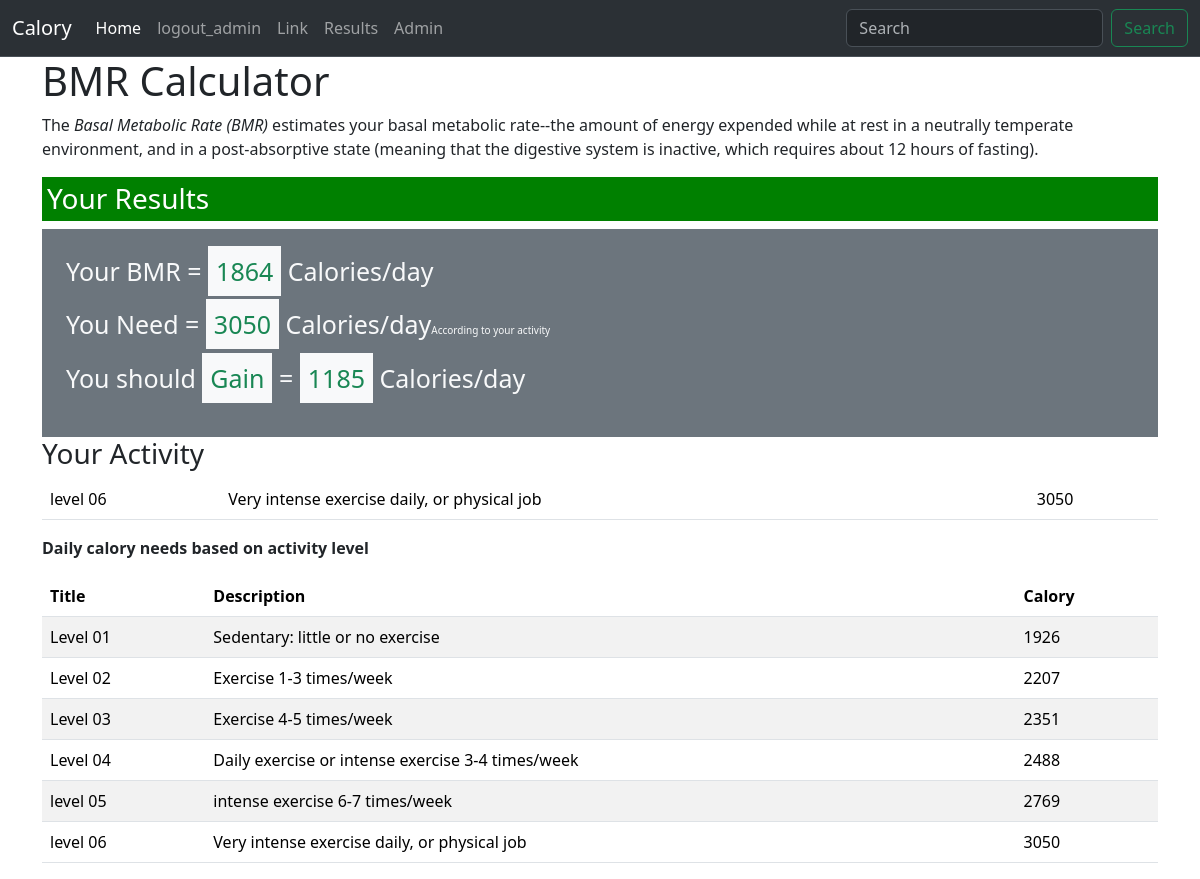
The page /results/ (signed in) on the database its author committed.
### calory_counter_app/models.py (models this page shows, shortened)
class UserActivity(models.Model):
    exercise = models.ForeignKey(Exercise, on_delete=models.CASCADE)
    user = models.OneToOneField(UserDetails, on_delete=models.CASCADE)

class Exercise(models.Model):
    title = models.CharField(max_length=30)
    description = models.TextField()
    calory = models.IntegerField()

### calory_counter_app/views.py (the view)
# urls.py: path('results/', views.results, name='results'),
def results(request):
    c_user = get_object_or_404(User, id=request.user.id)
    if UserDetails.objects.get(author=c_user):
        obj = UserDetails.objects.get(author=c_user)
        if obj.gender == "male":
            bmr = 66.47 + (13.75 * obj.weight) + (5.003 * obj.height) - (6.755 * obj.age)
        else:
            bmr = 655.1 + (9.563 * obj.weight) + (1.850 * obj.height) - (4.676 * obj.age)
        exercises = Exercise.objects.all()
        activity = get_object_or_404(UserActivity, user=obj)
        if bmr < activity.exercise.calory:
            action = "Gain"
            res = activity.exercise.calory - bmr
        else:
            action = "Burn"
            res = bmr - activity.exercise.calory
        context = {
            'obj': obj,
            'bmr': int(bmr),
            'exercises': exercises,
            'activity': activity,
            'action': action,
            'results': int(res),
        }
        return render(request, 'results.html', context)

### templates/results.html (shortened to what this page needs)
{% extends "base.html" %}
{% block main %}
<h1>BMR Calculator</h1>
<p>The <i>Basal Metabolic Rate (BMR)</i> estimates your basal metabolic rate--the amount
    of energy expended while at rest in a neutrally temperate environment, and in a post-absorptive
    state (meaning that the digestive system is inactive, which requires about 12 hours of fasting).
</p>
<h3 style="background-color: green; color: white; padding: 5px">Your Results</h3>
<div class="bg-secondary p-4 text-light">
<p style="font-size: 25px">Your BMR = <span class="bg-light p-2 text-success">{{bmr}}</span> Calories/day</p>
<p style="font-size: 25px">You Need = <span class="bg-light p-2 text-success">{{activity.exercise.calory}}</span> Calories/day<small style="font-size: 10px">According to your activity</small></p>
<p style="font-size: 25px">You should <span class="bg-light p-2 text-success">{{action}}</span> = <span class="bg-light p-2 text-success">{{results}}</span> Calories/day</p>
</div>
<table class="table table-inverse table-responsive">
        <tbody>
            <h3>Your Activity</h3>
            <tr sytle="background-color: gray; color: white">
                <td scope="row">{{activity.exercise.title}}</td>
                <td>{{activity.exercise.description}}</td>
                <td>{{activity.exercise.calory}}</td>
            </tr>
        </tbody>
</table>
<table class="table table-striped table-inverse table-responsive">
    <p><b>Daily calory needs based on activity level</b></p>
    <thead class="thead-inverse bg-success">
        <tr>
            <th>Title</th>
            <th>Description</th>
            <th>Calory</th>
        </tr>
        </thead>
        <tbody>
            {% for exercise in exercises %}
            <tr>
                <td scope="row">{{exercise.title}}</td>
                <td>{{exercise.description}}</td>
                <td>{{exercise.calory}}</td>
            </tr>
            {% endfor %}
        </tbody>
</table>
{% endblock main %}

### templates/base.html (shortened to what this page needs)
<!DOCTYPE html>
<html lang="en">
<head>
  <link href="https://cdn.jsdelivr.net/npm/bootstrap@5.3.2/dist/css/bootstrap.min.css" rel="stylesheet">
</head>
<body>
{% include "header.html" %}
<div class="container">
{% block main %}
{% endblock main %}
</div>
</body>
</html>

### templates/header.html (shortened to what this page needs)
<nav class="navbar navbar-expand-lg bg-body-tertiary bg-dark border-bottom border-body" data-bs-theme="dark">
    <div class="container-fluid">
      <a class="navbar-brand" href="{% url 'home' %}">Calory</a>
      <div class="collapse navbar-collapse" id="navbarSupportedContent">
        <ul class="navbar-nav me-auto mb-2 mb-lg-0">
          <li class="nav-item">
            <a class="nav-link active" aria-current="page" href="{% url 'home' %}">Home</a>
          </li>
          {% if request.user.is_authenticated %}
          <li class="nav-item">
            <a class="nav-link" href="{% url 'logout' %}">logout_{{user}}</a>
          </li>
          {% endif %}
          <li class="nav-item">
            <a class="nav-link" href="#">Link</a>
          </li>
          <li class="nav-item">
            <a class="nav-link" href="{% url 'results' %}">Results</a>
          </li>
          <li class="nav-item">
            <a class="nav-link" href="/admin">Admin</a>
          </li>
        </ul>
        <form class="d-flex" role="search">
          <input class="form-control me-2" type="search" placeholder="Search" aria-label="Search">
          <button class="btn btn-outline-success" type="submit">Search</button>
        </form>
      </div>
    </div>
  </nav>

### rows shown on the page
UserActivity: exercise.calory "3050", exercise "level 06", exercise.description "Very intense exercise daily, or physical job"
Exercise: title "Level 01", description "Sedentary: little or no exercise", calory "1926"
Exercise: title "Level 02", description "Exercise 1-3 times/week", calory "2207"
Exercise: title "Level 03", description "Exercise 4-5 times/week", calory "2351"
Exercise: title "Level 04", description "Daily exercise or intense exercise 3-4 times/week", calory "2488"
Exercise: title "level 05", description "intense exercise 6-7 times/week", calory "2769"
Exercise: title "level 06", description "Very intense exercise daily, or physical job", calory "3050"

### other values the page prints
{{ user }} "admin"
{{ bmr }} "1864"
{{ action }} "Gain"
{{ results }} "1185"
